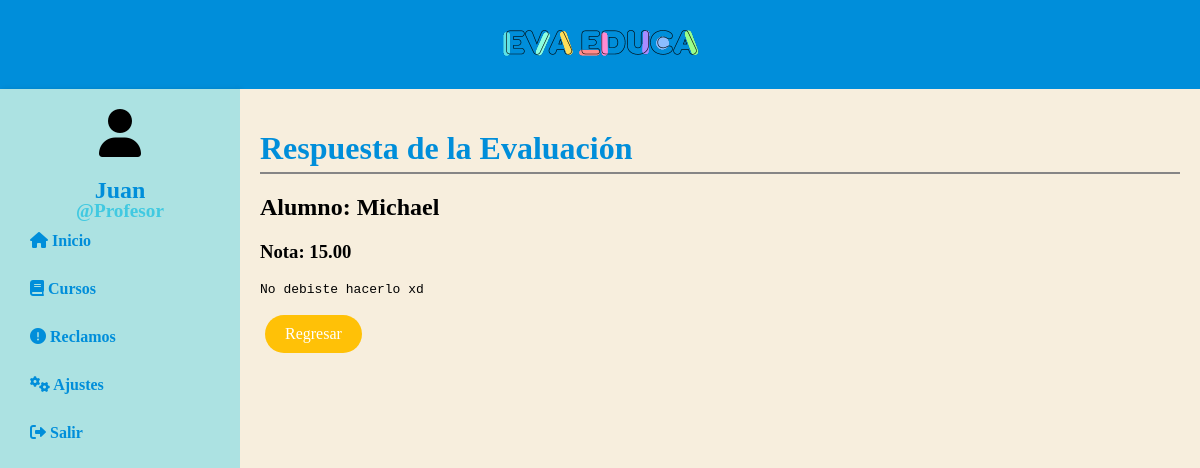
Screenshot of /profesor/ver-respuesta/2/ (signed in) with the database file from the repository.
### profesor/models.py (models this page shows, shortened)
class profesor(models.Model):
    nombre = models.CharField(max_length=100)
    correo = models.EmailField(unique=True)
    usuario = models.CharField(max_length=50, unique=True)
    contrasena = models.CharField(max_length=100)
    id_inst_ed = models.ForeignKey(institucion, on_delete=models.CASCADE)

### alumno/models.py (models this page shows)
class evaluacion(models.Model):
    file = models.FileField(upload_to='uploads/')
    uploaded_at = models.DateTimeField(auto_now_add=True)
    id_curso = models.ForeignKey(curso, on_delete=models.CASCADE)
    id_alumno = models.ForeignKey(alumno, on_delete=models.CASCADE)
    id_tarea = models.ForeignKey(tareas, on_delete=models.CASCADE, null=True)
    nota = models.DecimalField(max_digits=4, decimal_places=2, null=True, blank=True)
    respuesta = models.TextField(null=True, blank=True)

class alumno(models.Model):
    nombre = models.CharField(max_length=100)
    correo = models.EmailField(unique=True)
    usuario = models.CharField(max_length=50)
    contrasena = models.CharField(max_length=100)
    id_curso = models.ManyToManyField(curso, through='AlumnoCurso')
    id_inst_ed = models.ForeignKey(institucion, on_delete=models.CASCADE)

### profesor/decorators.py (the view)
    def wrapper(request, *args, **kwargs):
        if 'profesor_id' not in request.session:
            return redirect('login_p')
        return view_func(request, *args, **kwargs)

### profesor/context_processors.py (called while the page is built)
def profesor_context(request):
    profesor_id = request.session.get('profesor_id')
    if profesor_id:
        profesor_obj = profesor.objects.get(id=profesor_id)
        return {'profesor_logueado': profesor_obj}
    return {}

### profesor/views.py (called while the page is built)
@profesor_login_required
def ver_respuesta(request, evaluacion_id):
    evaluacion_obj = get_object_or_404(evaluacion, id=evaluacion_id)
    return render(request, 'ver_respuesta.html', {
        'evaluacion': evaluacion_obj
    })

### profesor/templates/ver_respuesta.html
{% extends 'layouts/base_p.html' %}
{% block content %}
    <h1 class="titulo-cursos">Respuesta de la Evaluación</h1>
    <h2>Alumno: {{ evaluacion.id_alumno.nombre }}</h2>
    <h3>Nota: {{ evaluacion.nota }}</h3>
    <pre>{{ evaluacion.respuesta }}</pre>
    <a href="{% url 'visualizar_evaluaciones' evaluacion.id_tarea.id %}" class="btn btn-yellow">Regresar</a>
{% endblock %}

### profesor/templates/layouts/base_p.html (shortened to what this page needs)
{% load static %}
<!DOCTYPE html>
<html lang="en">
<head>
    <link rel="stylesheet" href="{% static 'styles/main.css' %}">
    <link rel="stylesheet" href="{% static 'styles/cursos.css' %}">
    <link rel="stylesheet" href="{% static 'styles/tarea.css' %}">
    <link rel="stylesheet" href="{% static 'styles/crear_tarea.css' %}">
    <link rel="stylesheet" href="{% static 'styles/resetear.css' %}">
    <link rel="stylesheet" href="https://cdnjs.cloudflare.com/ajax/libs/font-awesome/6.0.0-beta3/css/all.min.css">
</head>
<body>
    <div class="header">
        <img src="{% static 'images/logo.png' %}" alt="EvaEduca Logo">
    </div>
    <div class="container">
        <nav class="navbar">
            {% if profesor_logueado %}
                <div class="navbar-profesor-info">
                    <i class="fas fa-user"></i>
                    <h1 class="navbar-welcome1">{{ profesor_logueado.nombre }}</h1>
                    <h1 class="navbar-welcome">@Profesor</h1>
                </div>
            {% endif %}
            <ul>
                <li>
                    <a href="{% url 'profesor_inicio' %}">
                        <i class="fas fa-home"></i> Inicio
                    </a>
                </li>
                <li>
                    <a href="{% url 'cursos' %}">
                        <i class="fas fa-book"></i> Cursos
                    </a>
                </li>
                <li>
                    <a href="{% url 'lista_reclamos' %}">
                        <i class="fas fa-exclamation-circle"></i> Reclamos
                    </a>
                </li>
                <li>
                    <a href="{% url 'reset' %}">
                        <i class="fas fa-cogs"></i> Ajustes
                    </a>
                </li>
                <li>
                    <a href="{% url 'logout_p' %}">
                        <i class="fas fa-right-from-bracket"></i> Salir
                    </a>
                </li>
            </ul>
        </nav>
        <main class="content">
            {% block content %}
            {% endblock %}
        </main>
    </div>
</body>
</html>

### profesor/static/styles/main.css (style rules this page uses)
body, html { margin: 0; padding: 0; height: 100%; }
.container { display: flex; min-height: 100vh; }
.header { background-color: #008EDA; color: white; padding: 20px 0; text-align: center; width: 100%; box-shadow: 0 2px 5px rgba(0, 0, 0, 0.2); }
.navbar { width: 200px; background-color: #ACE2E2; padding: 20px; box-shadow: 2px 0 5px rgba(0,0,0,0.1); height: 100vh; }
.content { flex-grow: 1; padding: 20px; background-color: #F7EEDD; }
.navbar ul { list-style-type: none; padding: 0; }
.navbar li { margin-bottom: 10px; }
.navbar a { text-decoration: none; color: #008EDA; font-weight: bold; display: block; padding: 10px; border-radius: 4px; }
.content { flex-grow: 1; padding: 20px; }
.navbar-profesor-info { display: flex; flex-direction: column; align-items: center; margin-bottom: 20px; }
.navbar-profesor-info .fas { font-size: 3em; margin-bottom: 0px; }
.navbar-welcome1 { font-size: 1.5em; color: #008EDA; margin-bottom: -20px; }
.navbar-welcome { font-size: 1.2em; color: #41C9E1; margin-bottom: -20px; }

### profesor/static/styles/cursos.css (style rules this page uses)
.titulo-cursos { color: #008EDA; border-bottom: 2px solid #868585; padding-bottom: 5px; margin-bottom: 10px; }

### profesor/static/styles/tarea.css (style rules this page uses)
.btn { display: inline-block; text-decoration: none; color: #fff; padding: 10px 20px; border-radius: 20px; font-size: 16px; margin: 5px; outline: none; }
.btn-yellow { background-color: #ffc107; }

### profesor/static/styles/crear_tarea.css (style rules this page uses)
.btn { margin-right: 10px; }

### rows the page displays
profesor: nombre "Juan"
evaluacion: id_alumno.nombre "Michael", nota "15.00", respuesta "No debiste hacerlo xd"
